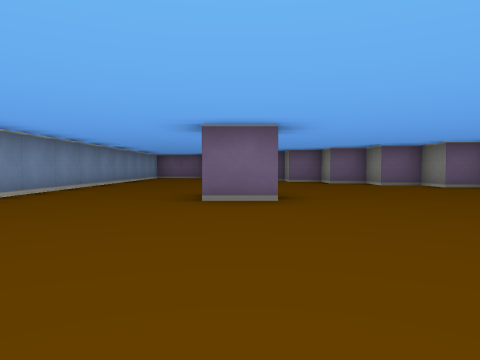
view 1 (above)

13 first-person views from a walk through a cub3D maze. The camera is about half as high as the walls, tilts 2° down and sees 70° across. The floor is counted in squares. Each view is taken from the middle of a square. On the plan, view 1 faces up. The plan holds only what a view shows up to about 9 squares ahead; the rest is blank.

view 2
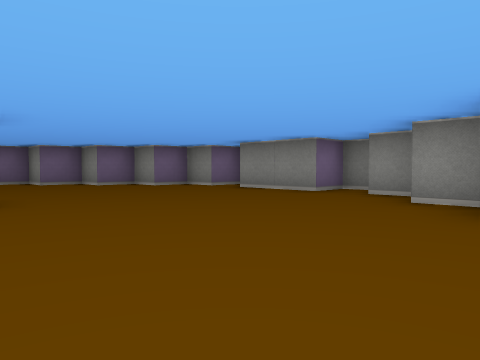

view 3
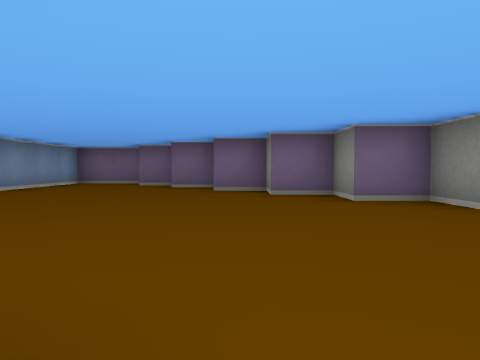

view 4
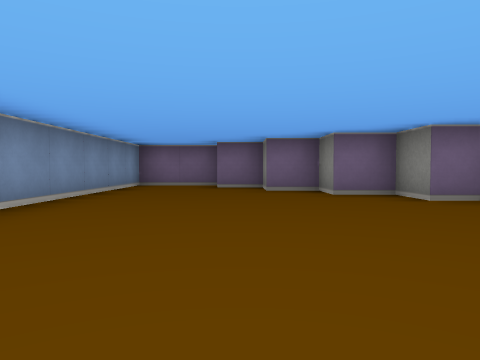

view 5
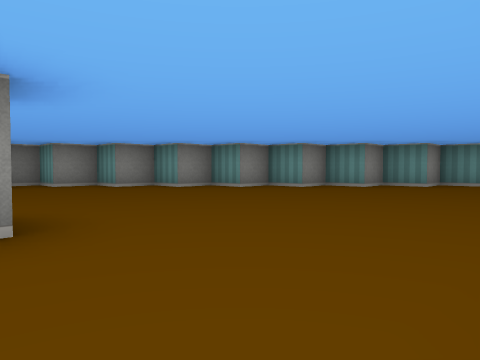

view 6
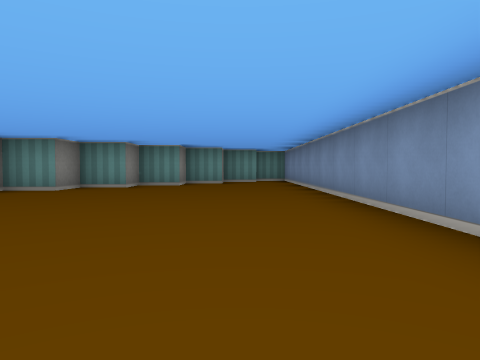

view 7
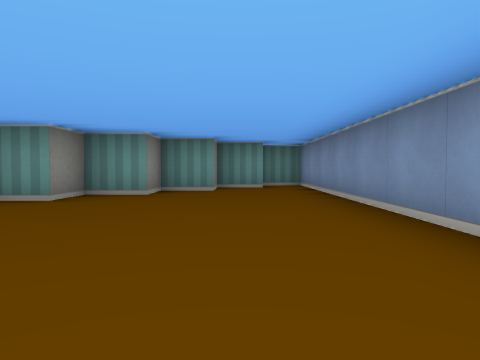

view 8
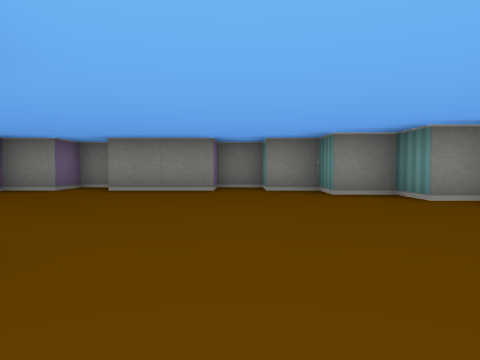

view 9
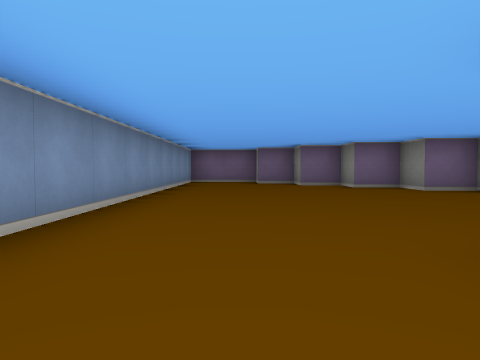

view 10
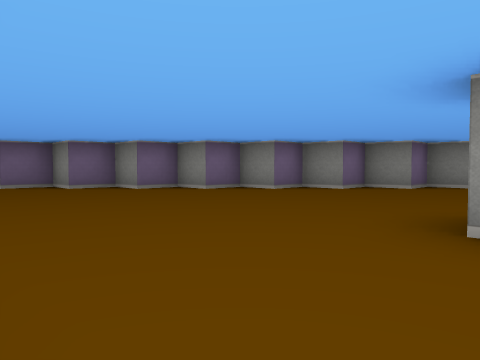

view 11
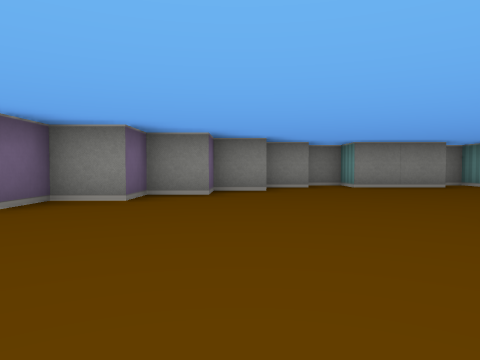

view 12
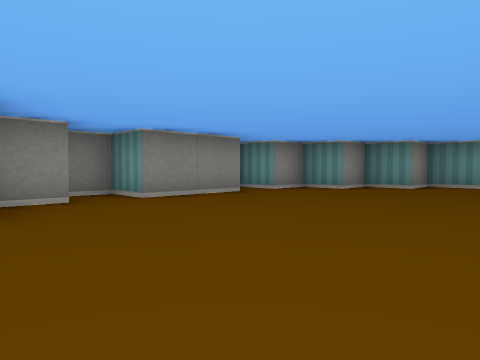

view 13
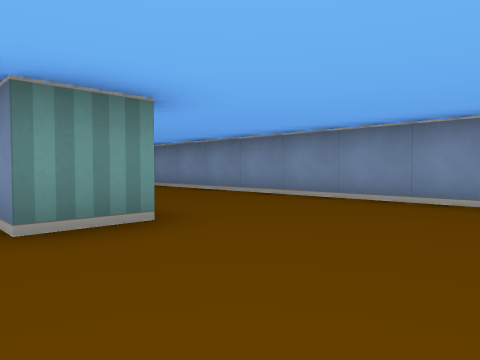

### Floor plan
Points are (right, up) in squares from view 1. A wall is a line through its corners. A room is listed if a view was taken in it or the views show most of it. See-through windows are left out.
Room 1 (views 1, 2, 3, 4, 5, 6, 7, 8, 9, 10, 11, 12, 13)
walls: (0.6, 4.5) (-0.5, 4.5) (-0.5, 5.5) (0.5, 5.5) (0.5, 5.1); (-2.5, -5.5) (-1.5, -5.5) (-1.5, -4.5) (-0.5, -4.5) (-0.5, -3.5) (0.5, -3.5) (0.5, -2.5) (1.5, -2.5) (1.5, -1.5) (2.5, -1.5) (2.5, -0.5) (3.5, -0.5) (3.5, 0.5) (4.5, 0.5) (4.5, 1.5) (5.5, 1.5) (5.5, 2.5) (6.5, 2.5) (6.5, 3.5) (5.5, 3.5) (5.5, 5.5) (6.5, 5.5) (6.5, 6.5) (5.5, 6.5) (5.5, 7.5) (4.5, 7.5) (4.5, 8.5) (3.5, 8.5) (3.5, 9.5) (2.5, 9.5) (2.5, 10.5) (1.5, 10.5) (1.5, 11.5) (0.5, 11.5) (0.5, 12.5) (-0.5, 12.5) (-0.5, 13.5) (-1.5, 13.5); (-1.5, 14.5) (-3.5, 14.5) (-3.5, -6.5) (-2.5, -6.5)

Positions as (right, up) in squares from view 1, and headings:
1: (0, 0), facing up
2: (0, 0), facing up-right
3: (1, 5), facing up
4: (-1, 6), facing up
5: (-3, 5), facing down-right
6: (-2, 5), facing down
7: (-2, 2), facing down
8: (-1, 3), facing right
9: (-2, 4), facing up
10: (-3, 5), facing up-right
11: (-2, 8), facing right
12: (1, 8), facing down-right
13: (1, 8), facing down-left
